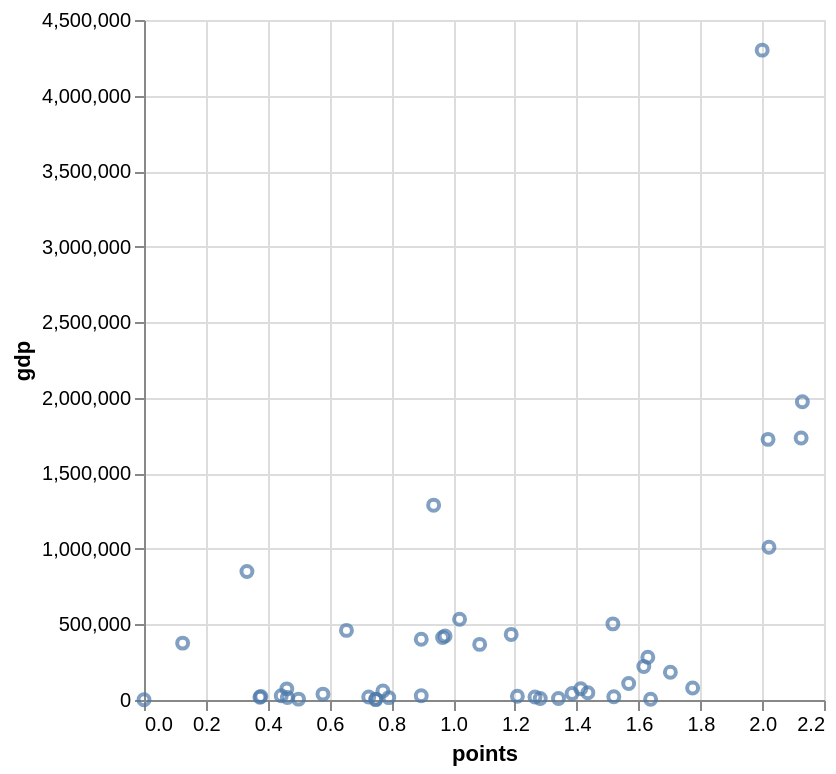

Write the Vega-Lite specification saved for this chart.
### Vega-Lite specification from a JSON file in a GitHub repository (floating-point values rounded to 4 significant figures)
{"$schema": "https://vega.github.io/schema/vega-lite/v5.json", "description": "A scatterplot showing horsepower and miles per gallons for various cars.", "data": {"values": [{"country": "Afghanistan", "points": "0.727", "gdp": "20136"}, {"country": "Australia", "points": "2.019", "gdp": "1724787"}, {"country": "Bahrain", "points": "1.385", "gdp": "43544"}, {"country": "Bangladesh", "points": "0.655", "gdp": "460751"}, {"country": "Bhutan", "points": "0.75", "gdp": "2707"}, {"country": "Brunei", "points": "0.375", "gdp": "18464"}, {"country": "Cambodia", "points": "0.444", "gdp": "28330"}, {"country": "Chinese Taipei Republic of China", "points": "0.333", "gdp": "850000"}, {"country": "Guam", "points": "0.5", "gdp": "5840"}, {"country": "Hong Kong", "points": "1.086", "gdp": "368100"}, {"country": "Indonesia Dutch East Indies", "points": "0.937", "gdp": "1289429"}, {"country": "Iran", "points": "2.13", "gdp": "1973738"}, {"country": "Iraq", "points": "1.63", "gdp": "282876"}, {"country": "Japan", "points": "2", "gdp": "4300621"}, {"country": "Jordan", "points": "1.436", "gdp": "48066"}, {"country": "Kuwait", "points": "1.703", "gdp": "183568"}, {"country": "Kyrgyzstan", "points": "1.282", "gdp": "9750"}, {"country": "Laos", "points": "0.464", "gdp": "16250"}, {"country": "Lebanon", "points": "1.208", "gdp": "24494"}, {"country": "Macau", "points": "0.378", "gdp": "23420"}, {"country": "Malaysia", "points": "1.188", "gdp": "434059"}, {"country": "Maldives", "points": "0.75", "gdp": "5900"}, {"country": "Mongolia", "points": "0.792", "gdp": "15720"}, {"country": "Myanmar", "points": "0.773", "gdp": "59530"}, {"country": "Nepal", "points": "0.579", "gdp": "39028"}, {"country": "North Korea", "points": "1.639", "gdp": "4582"}, {"country": "Oman", "points": "1.568", "gdp": "108969"}, {"country": "Pakistan", "points": "0.125", "gdp": "376493"}, {"country": "Palestine", "points": "1.265", "gdp": "19698"}, {"country": "Philippines", "points": "0.897", "gdp": "401662"}, {"country": "Qatar", "points": "1.617", "gdp": "221369"}, {"country": "Saudi Arabia", "points": "2.022", "gdp": "1010588"}, {"country": "Singapore", "points": "0.974", "gdp": "423632"}, {"country": "South Korea", "points": "2.126", "gdp": "1734207"}, {"country": "Sri Lanka", "points": "0.462", "gdp": "73739"}, {"country": "Syria", "points": "1.52", "gdp": "21450"}, {"country": "Tajikistan", "points": "1.341", "gdp": "9983"}, {"country": "Thailand", "points": "1.021", "gdp": "534758"}, {"country": "Timor-Leste", "points": "0", "gdp": "1959"}, {"country": "Turkmenistan", "points": "1.413", "gdp": "74439"}, {"country": "United Arab Emirates", "points": "1.517", "gdp": "503913"}, {"country": "Uzbekistan", "points": "1.775", "gdp": "79117"}, {"country": "Vietnam South Vietnam", "points": "0.966", "gdp": "413808"}, {"country": "Yemen North Yemen", "points": "0.897", "gdp": "27594"}]}, "width": 340, "height": 340, "mark": "point", "encoding": {"x": {"field": "points", "type": "quantitative"}, "y": {"field": "gdp", "type": "quantitative"}}, "config": {}}
